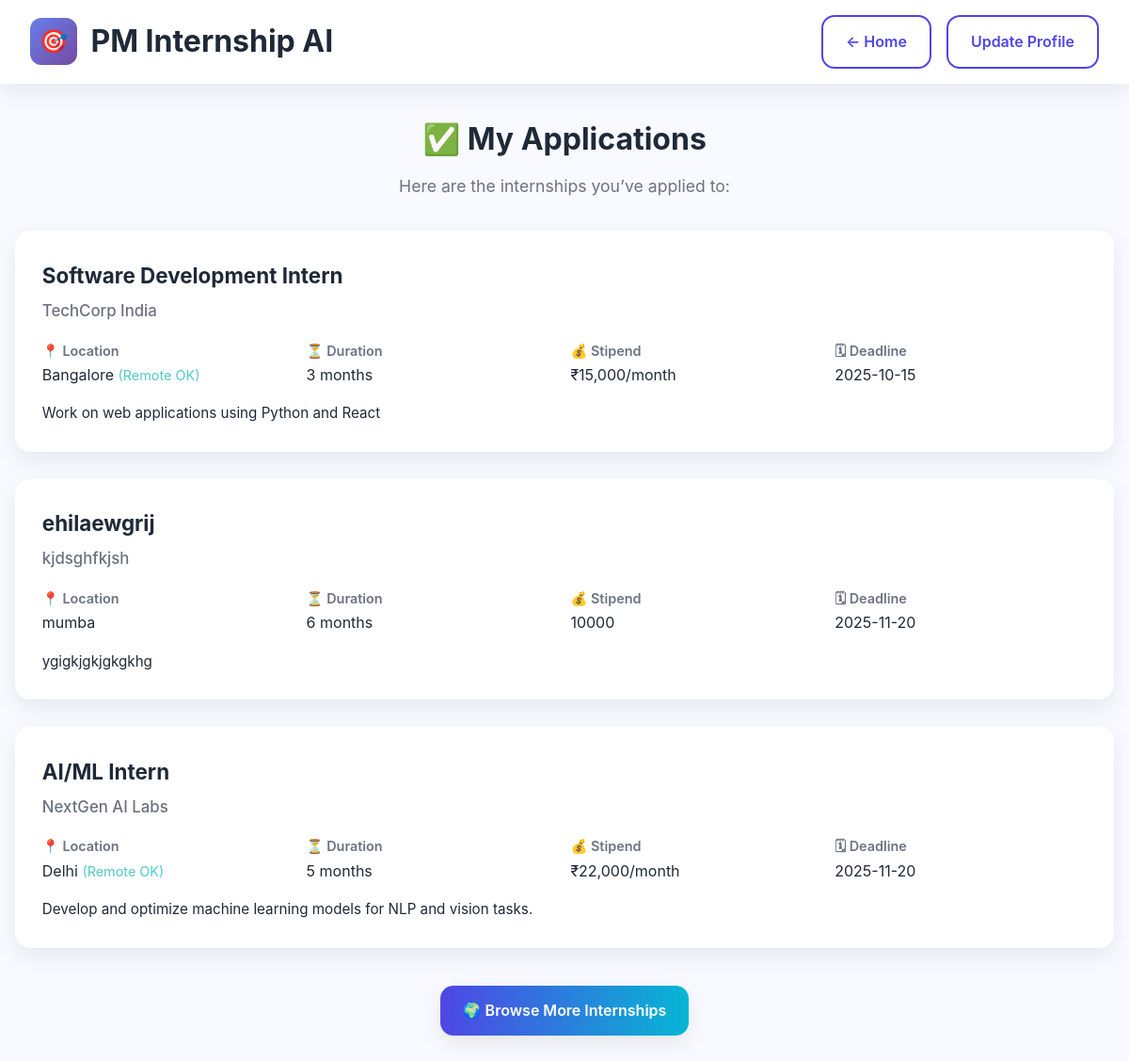
Page /my-applications/user_hdgfkueygf_7 on the committed database.
### tables this page shows
CREATE TABLE internships (
            id TEXT PRIMARY KEY,
            title TEXT,
            company TEXT,
            location TEXT,
            sector TEXT,
            duration TEXT,
            stipend TEXT,
            description TEXT,
            required_skills TEXT,
            education_requirement TEXT,
            experience_required TEXT,
            remote_option INTEGER,
            application_deadline TEXT
        );

### main.py (the view)
@app.get("/my-applications/{session_id}", response_class=HTMLResponse)
async def my_applications(request: Request, session_id: str):
    apps = db.get_user_applications(session_id)
    return templates.TemplateResponse("applications.html", {
        "request": request,
        "applications": apps
    })

### templates/applications.html (shortened to what this page needs)
<!DOCTYPE html>
<html lang="en">
<head>
  <link rel="stylesheet" href="/static/style.css">
</head>
<body>
  <header class="header">
    <div class="header-content">
      <div class="logo">
        <div style="width:50px; height:50px; background:linear-gradient(135deg,#667eea,#764ba2);
                    border-radius:12px; display:flex; align-items:center; justify-content:center;
                    font-size:1.5rem;">🎯</div>
        <h1>PM Internship AI</h1>
      </div>
      <div style="display:flex; gap:1rem;">
        <a href="/" class="btn btn-secondary">← Home</a>
        <a href="/profile" class="btn btn-secondary">Update Profile</a>
      </div>
    </div>
  </header>
  <main class="container">
    <div style="text-align:center; margin-bottom:2rem;">
      <h1 style="font-size:2rem; margin-bottom:0.5rem;">✅ My Applications</h1>
      <p style="font-size:1.1rem; color:var(--muted);">Here are the internships you’ve applied to:</p>
    </div>
    {% if applications %}
      {% for app in applications %}
      <div class="application-card">
        <div class="application-title">{{ app.title }}</div>
        <div class="application-company">{{ app.company }}</div>
        <div class="application-details">
          <div>
            <div class="detail-label">📍 Location</div>
            <div class="detail-value">
              {{ app.location }}
              {% if app.remote_option %}
                <span style="color:#4ecdc4; font-size:0.9rem;">(Remote OK)</span>
              {% endif %}
            </div>
          </div>
          <div>
            <div class="detail-label">⏳ Duration</div>
            <div class="detail-value">{{ app.duration }}</div>
          </div>
          <div>
            <div class="detail-label">💰 Stipend</div>
            <div class="detail-value">{{ app.stipend }}</div>
          </div>
          <div>
            <div class="detail-label">🗓 Deadline</div>
            <div class="detail-value">{{ app.application_deadline }}</div>
          </div>
        </div>
        <p class="application-description">{{ app.description }}</p>
      </div>
      {% endfor %}
    {% else %}
      <p style="text-align:center; font-size:1.1rem; color:var(--muted); margin-top:2rem;">
        🙁 You haven’t applied to any internships yet.
      </p>
    {% endif %}
    <div style="text-align:center; margin-top:2.5rem;">
      <a href="/internships" class="btn btn-primary">🌍 Browse More Internships</a>
    </div>
  </main>
</body>
</html>

### static/style.css (style rules this page uses)
* { margin: 0; padding: 0; box-sizing: border-box; }
:root { --bg: #f8faff; --card: #ffffff; --text: #1f2937; --muted: #6b7280; --accent-1: #4f46e5; --accent-2: #06b6d4; --accent-3: #10b981; --radius: 14px; --shadow: 0 8px 24px rgba(0, 0, 0, 0.08); --transition: all 0.25s ease; }
body { font-family: 'Inter', Arial, sans-serif; background: var(--bg); color: var(--text); line-height: 1.7; font-size: 16px; transition: var(--transition); }
.container { max-width: 1200px; margin: 0 auto; padding: 2rem 1rem; }
.header { background: var(--card); box-shadow: var(--shadow); padding: 1rem 2rem; position: sticky; top: 0; z-index: 50; transition: var(--transition); }
.header-content { display: flex; justify-content: space-between; align-items: center; }
.logo { display: flex; align-items: center; gap: 0.8rem; }
.logo { display: flex; align-items: center; gap: 0.9rem; }
.btn { display: inline-block; padding: 0.8rem 1.5rem; border-radius: var(--radius); font-weight: 600; text-decoration: none; transition: var(--transition); cursor: pointer; }
.btn-primary { background: linear-gradient(90deg, var(--accent-1), var(--accent-2)); color: #fff; box-shadow: var(--shadow); }
.btn-secondary { border: 2px solid var(--accent-1); color: var(--accent-1); background: transparent; }

### templates/applications.html (style rules this page uses)
.application-card { background: var(--card); border-radius: 16px; padding: 1.8rem; margin-bottom: 1.8rem; box-shadow: var(--shadow); transition: transform 0.2s ease, box-shadow 0.2s ease; }
.application-title { font-size: 1.4rem; font-weight: 700; margin-bottom: 0.25rem; color: var(--text); }
.application-company { font-size: 1.05rem; font-weight: 500; color: var(--muted); margin-bottom: 1rem; }
.application-details { display: grid; grid-template-columns: repeat(auto-fit, minmax(200px, 1fr)); gap: 0.8rem; margin-bottom: 1rem; }
.detail-label { font-weight: 600; font-size: 0.9rem; color: var(--muted); }
.detail-value { font-size: 1rem; color: var(--text); }
.application-description { font-size: 0.95rem; line-height: 1.5; color: var(--text); margin-top: 0.5rem; }

### rows in the picture
internships: title "Software Development Intern", company "TechCorp India", location "Bangalore", remote_option "(Remote OK)", duration "3 months", stipend "₹15,000/month", application_deadline "2025-10-15", description "Work on web applications using Python and React"
internships: title "ehilaewgrij", company "kjdsghfkjsh", location "mumba", duration "6 months", stipend "10000", application_deadline "2025-11-20", description "ygigkjgkjgkgkhg"
internships: title "AI/ML Intern", company "NextGen AI Labs", location "Delhi", remote_option "(Remote OK)", duration "5 months", stipend "₹22,000/month", application_deadline "2025-11-20", description "Develop and optimize machine learning models for NLP and vision tasks."
